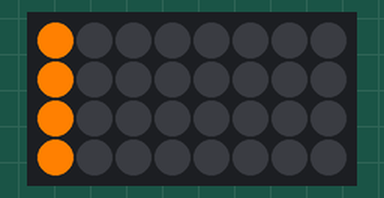
The sketch below on a simulated Arduino Uno, built with avr-gcc and run on an emulated ATmega328P. Shown: 8×4 RGB LED matrix (first LED top left, wired row by row). Dim RGB values are drawn brighter than linear; random numbers use the default seed unless the sketch sets one.

Above: at 0.24 s.
At 3.68 s:
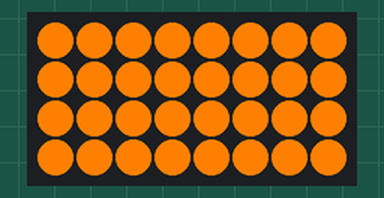
At 7.03 s:
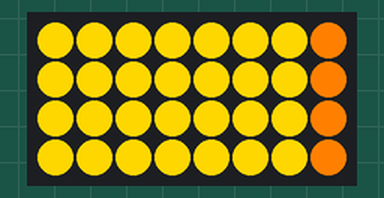
At 15.4 s:
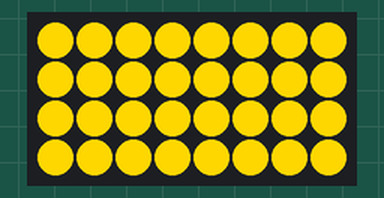
At 26.01 s:
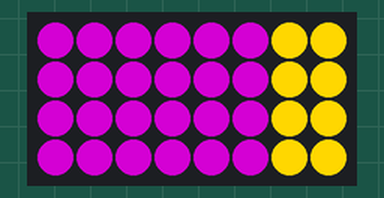
At 36.3 s:
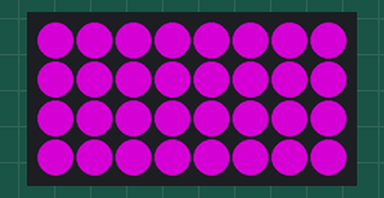

Measured:
- what the display in image 1 shows lasts 0.5 s, from 3.4 s to 3.9 s
- what the display in image 3 shows lasts 1.4 s, from 15.3 s to 16.7 s
- what the display in image 4 shows lasts 0.4 s, from 25.8 s to 26.2 s

The sketch:

glowing-pumpkin-feather.ino
```cpp
/**************************************************
   Glowing Pumpkin Project (Feather Version)

   By John M. Wargo
   September, 2017
 **************************************************/

//Adafruit Feather board
// https://www.adafruit.com/product/2821

//===================
// Adafruit Libs
//===================
#include <Adafruit_NeoPixel.h>
#ifdef __AVR__
#include <avr/power.h>
#endif

/**************************************************************************
   Specify the Feather pin the NeoPixel is connected to.
   According to the guide at:
   https://learn.adafruit.com/adafruit-neopixel-uberguide/neopixel-shields
   "The NeoPixels are normally controlled from digital pin 6, but pads on
   the bottom make this reassignable. In particular, the default pin for
   Feather Huzzah ESP8266 must be moved, try pin #15!"
   As we're using the Huzzah, we'll make this 15.
 **************************************************************************/
#define PIN 15
// Specifies the number of NeoPixels that are attached to the Feather. In
// this case, we're using the NeoPixel FeatherWing, so its constant at 32
#define NUMPIXELS 32
//Specifies how many columns are in the NeoPixel array, this is used by
//the loop iterator in setColumnColor
#define NUMCOLUMNS 8
//Specifies the number of rows in the NeoPixel array, this is also used
//by the loop iterator in setColumnColor  (the array is zero-based, so the
//value here is num_rows - 1)
#define NUMROWS 4

//From the docs: "A value indicating the type of NeoPixels that are connected.
//In most cases you can leave this off and pass just two arguments; the example
//code is just being extra descriptive. If you have a supply of classic “V1”
//Flora pixels, those require NEO_KHZ400 + NEO_RGB to be passed here."
//Adafruit_NeoPixel pixels = Adafruit_NeoPixel(NUMPIXELS, PIN, NEO_GRB + NEO_KHZ800);
Adafruit_NeoPixel pixels = Adafruit_NeoPixel(NUMPIXELS, PIN);

// color definitions
uint32_t cBlue = pixels.Color(0, 0, 255);
uint32_t cGreen = pixels.Color(0, 255, 0);
uint32_t cNone = pixels.Color(0, 0, 0);
uint32_t cOrange = pixels.Color(255, 128, 1);
uint32_t cPurple = pixels.Color(128, 0, 128);
uint32_t cRed = pixels.Color(255, 0, 0);
uint32_t cWhite = pixels.Color(255, 255, 255);
uint32_t cYellow = pixels.Color(255, 215, 0);

////colors is an array of all of the colors
int numColors = 7;
uint32_t colors[] = {cBlue, cGreen, cOrange, cPurple, cRed, cWhite, cYellow};

void setup() {
  // Initialize the NeoPixel library
  pixels.begin();
  // show any lights that should be on (in this case, none)
  pixels.show();

  //Initialize the random number generator with a random seed pulled from
  //analog pin #3
  randomSeed(analogRead(3));
}

void loop() {
  //generate a random integer between 1 and 10
  //  if it's a 9 or a 10, ...
  if ((int)random(11) > 8) {
    //do that flicker thing
    flicker();
  } else {
    //otherwise, pick a random color and set each pixel individually to that color
    //with a random time delay between setting each pixel
    stepLights(colors[(int)random(1, numColors + 1)], (int)random(50, 500));
  }
}

void flicker() {
  // how many times are we going to flash?
  int flashCount = (int)random(1, 7);
  //flash the lights in white flashCount times
  //with a random duration and random delay between each flash
  for (int i = 0; i < flashCount; i++) {
    // Set all pixels to white and turn them on
    setColor(cWhite);
    // Delay for a random period of time (in milliseconds)
    delay((int)random(50, 150));
    //clear the lights (set the color to none)
    setColor(cNone);
    // Delay for a random period of time (in milliseconds)
    delay((int)random(100, 500));
  }
}

// Fill the NeoPixel array with a specific color
void setColor(uint32_t c) {
  for (uint16_t i = 0; i < pixels.numPixels(); i++) {
    pixels.setPixelColor(i, c);
  }
  pixels.show();
}

//Set a single color one column at a time across the array.
//Used to 'fade' into a new color
void stepLights(uint32_t c, int delayVal) {
  //Loop through all of the columns
  for (int i = 0; i < NUMCOLUMNS; i++) {
    //Set a column to the new color
    for (int j = 0; j < NUMROWS; j++) {
      pixels.setPixelColor(i + (j * NUMCOLUMNS), c);
    } //for j
    //Display the new row color
    pixels.show();
    //wait for the specified period of time (in milliseconds)
    delay(delayVal);
  }  //for i
}
```
